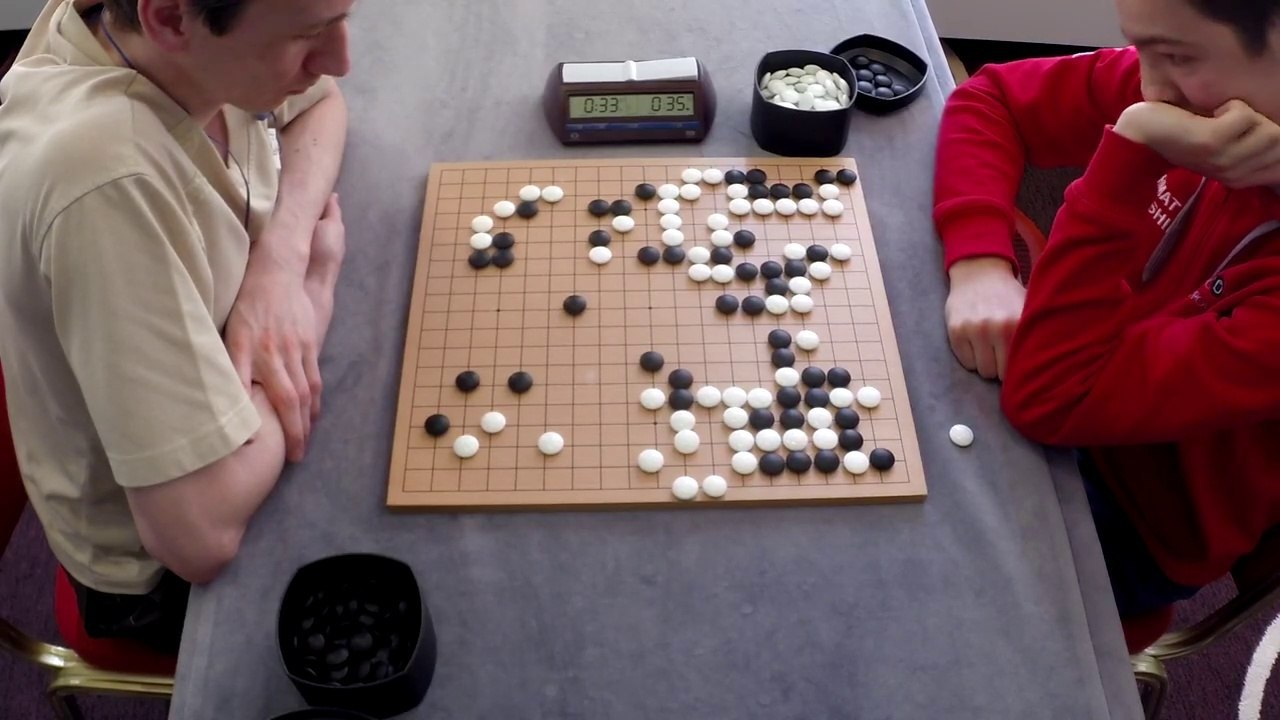
#> input picture tests/images/test/1.jpg, 1280 x 720 px
$ python preprocessing_test.py   (older library calls are emulated)
#> lines starting #> are read from the running program, lines starting #| are printed output that depends on the picture; after the words box and inside, x2 and y2 are one past the last pixel; in counts of white or black regions, pixels touching at a corner belong together
### src/state_recognition/preprocessing.py
import cv2
import numpy as np


def thresholding(image, threshold=None):
    gray = cv2.cvtColor(image, cv2.COLOR_BGR2GRAY)
    if threshold is None:
        return cv2.threshold(gray, 0, 255, cv2.THRESH_OTSU)[1]
    else:
        return cv2.threshold(gray, threshold, 255, cv2.THRESH_BINARY)[1]


def adaptive_thresholding(image, a=31, b=5, c=5):
    gray = cv2.cvtColor(image, cv2.COLOR_BGR2GRAY)
    blur = cv2.GaussianBlur(gray, (c, c), 0)
    return cv2.adaptiveThreshold(blur, 255, cv2.ADAPTIVE_THRESH_MEAN_C, cv2.THRESH_BINARY, a, b)


def padding(image, size=1024, inter=cv2.INTER_AREA):
    old_height, old_width = image.shape[0], image.shape[1]
    if old_height <= old_width:
        new_width = size
        new_height = size * old_height // old_width
        image = cv2.resize(image, (new_width, new_height), interpolation=inter)
        y = size - image.shape[0]
        image = cv2.copyMakeBorder(image, y // 2, y // 2 + y % 2, 0, 0, cv2.BORDER_CONSTANT)
    else:
        new_width = size * old_width // old_height
        new_height = size
        image = cv2.resize(image, (new_width, new_height), interpolation=inter)
        x = size - image.shape[1]
        image = cv2.copyMakeBorder(image, 0, 0, x // 2, x // 2 + x % 2, cv2.BORDER_CONSTANT)
    return image


def remove_shadows(image):
    rgb_planes = cv2.split(image)
    result_norm_planes = []
    for plane in rgb_planes:
        dilated_img = cv2.dilate(plane, np.ones((7, 7), np.uint8))
        bg_img = cv2.medianBlur(dilated_img, 21)
        diff_img = 255 - cv2.absdiff(plane, bg_img)
        norm_img = cv2.normalize(diff_img, None, alpha=0, beta=255, norm_type=cv2.NORM_MINMAX, dtype=cv2.CV_8UC1)
        result_norm_planes.append(norm_img)
    result_norm = cv2.merge(result_norm_planes)
    return result_norm


def rotate(image, angle=45, crop=False, need_matrix=False):
    height, width = image.shape[0], image.shape[1]
    new_height, new_width = height, width
    matrix = cv2.getRotationMatrix2D((width / 2, height / 2), angle, 1.0)
    if not crop:
        cos = np.abs(matrix[0][0])
        sin = np.abs(matrix[0][1])
        new_width = int(height * sin + width * cos)
        new_height = int(height * cos + width * sin)
        matrix[0][2] += (new_width / 2) - width / 2
        matrix[1][2] += (new_height / 2) - height / 2
    if need_matrix:
        return cv2.warpAffine(image, matrix, (new_width, new_height)), matrix
    return cv2.warpAffine(image, matrix, (new_width, new_height))


def shift(image, dx, dy):
    matrix = np.float32([[1, 0, dx], [0, 1, dy]])
    return cv2.warpAffine(image, matrix, (image.shape[1], image.shape[0]))


def canny(image, a=None, b=None, c=5, sigma=0.5):
    gray = cv2.cvtColor(image, cv2.COLOR_BGR2GRAY)
    blur = cv2.GaussianBlur(gray, (c, c), 0)
    if a is None or b is None:
        thresh, _ = cv2.threshold(blur, 0, 255, cv2.THRESH_OTSU)
        a, b = (1 - sigma) * thresh, (1 + sigma) * thresh
    return cv2.Canny(blur, a, b)


def normalize_minmax(image):
    return cv2.normalize(image, None, alpha=0, beta=1, norm_type=cv2.NORM_MINMAX, dtype=cv2.CV_32F)

### tests/preprocessing_test.py
import src.state_recognition.preprocessing as preprocess
import cv2


def preprocess_image(image_path='images/test/1.jpg', save_path='images/result_preprocessing/'):
#> called with image_path = 'images/test/1.jpg', save_path = 'images/result_preprocessing/'
    image = cv2.imread(image_path)
#> image is the input picture: shape (720, 1280, 3); mean B, G, R 95.4, 92.8, 117.6

    cv2.imwrite(save_path + "6.rotate" + '.jpg', preprocess.rotate(image))

    image = preprocess.padding(image, 1024)

    cv2.imwrite(save_path + "1.thresholding" + '.jpg', preprocess.thresholding(image, 125))
#> in thresholding, `return cv2.threshold(gray, threshold, 255, cv2.THRESH_BINARY)[1]`:
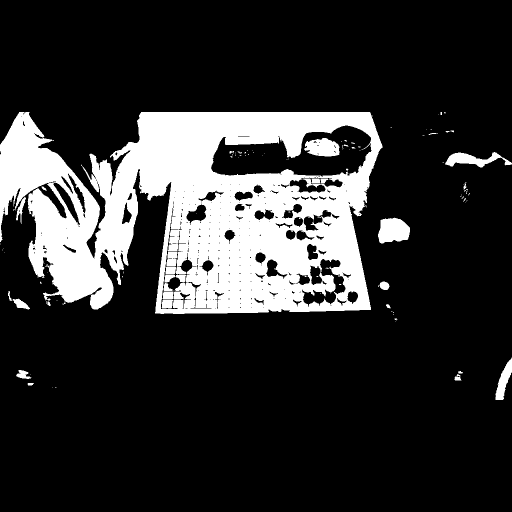
#> returned value: shape (1024, 1024) (shown at 1/2 size); 19.2% white; 121 white regions (91 under 20 px), largest, box (x1, y1, x2, y2) and area: (0, 224, 766, 628) 188504, (756, 435, 820, 487) 2552, (608, 276, 680, 313) 1948

    cv2.imwrite(save_path + "2.adaptive_thresholding" + '.jpg', preprocess.adaptive_thresholding(image))
#> in adaptive_thresholding, `return cv2.adaptiveThreshold(blur, 255, cv2.ADAPTIVE_THRESH_MEAN_C, cv..`:
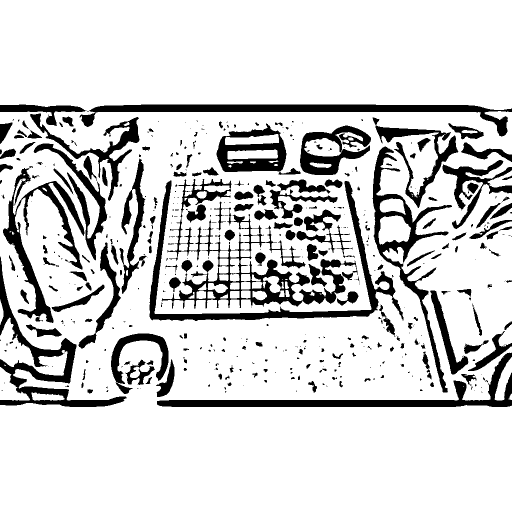
#> returned value: shape (1024, 1024) (shown at 1/2 size); 83.1% white; 487 black regions (281 under 20 px), largest, box (x1, y1, x2, y2) and area: (323, 358, 716, 617) 17329, (159, 209, 1024, 273) 13141, (299, 361, 808, 642) 13008

    cv2.imwrite(save_path + "3.canny" + '.jpg', preprocess.canny(image))
#> in canny, `thresh, _ = cv2.threshold(blur, 0, 255, cv2.THRESH_OTSU)`: thresh = 69
#> in canny, `a, b = (1 - sigma) * thresh, (1 + sigma) * thresh`: a = 34.5; b = 103.5
#> in canny, `return cv2.Canny(blur, a, b)`: returned value: shape (1024, 1024); 3.4% white in thin lines or dots, all inside (x1, y1, x2, y2) = (0, 223, 1024, 801)

    cv2.imwrite(save_path + "5.padding" + '.jpg', preprocess.padding(image, 512))
#> call 2 of padding, with size = 512, inter = 3
#> in padding (call 2), `image = cv2.resize(image, (new_width, new_height), interpolation=inter)`:
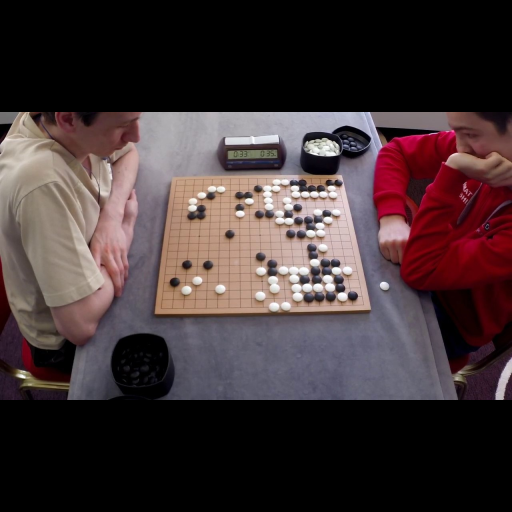
#> image: shape (512, 512, 3); mean of channels 0, 1, 2 53.7, 52.3, 66.2; drawn as B, G, R

    cv2.imwrite(save_path + "4.shadows" + '.jpg', preprocess.remove_shadows(image))
#> the loop in remove_shadows, `for plane in rgb_planes:` made 3 passes
#> pass 1, in remove_shadows, `bg_img = cv2.medianBlur(dilated_img, 21)`:
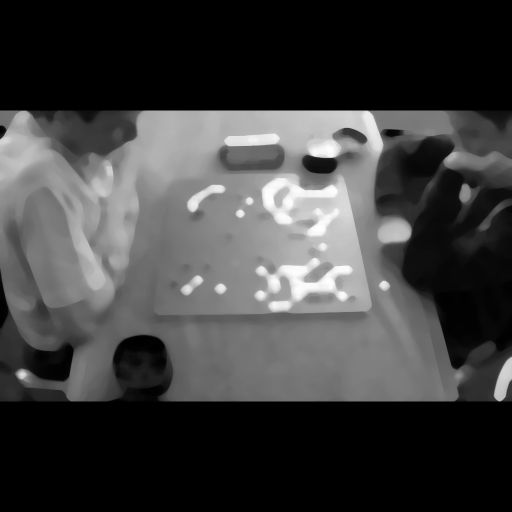
#> bg_img: shape (1024, 1024) (shown at 1/2 size); min 0, max 255, mean 62.8
#> after the loop in remove_shadows, `for plane in rgb_planes:`:
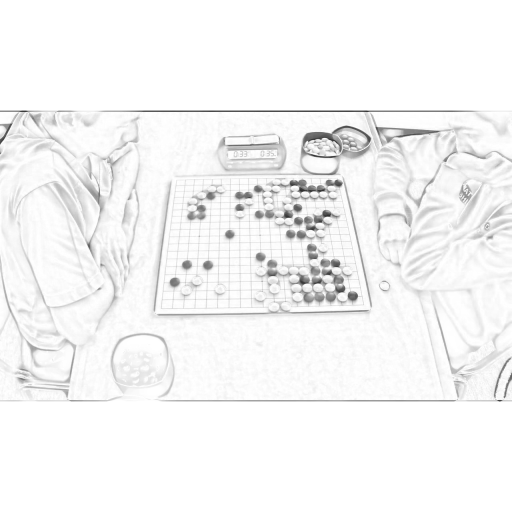
#> diff_img: shape (1024, 1024) (shown at 1/2 size); min 33, max 255, mean 245.3
#> after the loop in remove_shadows, `for plane in rgb_planes:`:
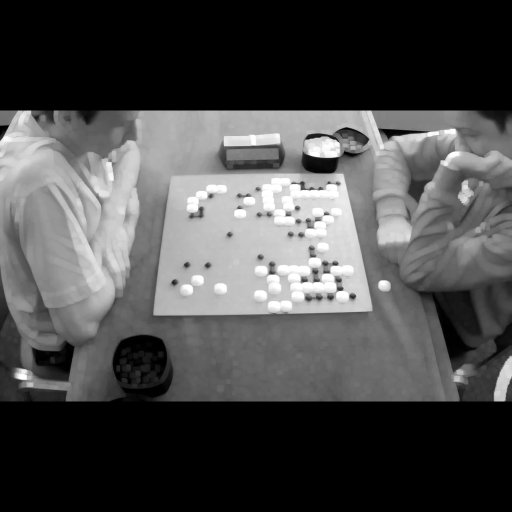
#> dilated_img: shape (1024, 1024) (shown at 1/2 size); min 0, max 255, mean 75.2
#> after the loop in remove_shadows, `for plane in rgb_planes:`: result_norm_planes = 3 items

    cv2.imwrite(save_path + "7.shift" + '.jpg', preprocess.shift(image, -250, 250))
#> in shift, `return cv2.warpAffine(image, matrix, (image.shape[1], image.shape[0]))`:
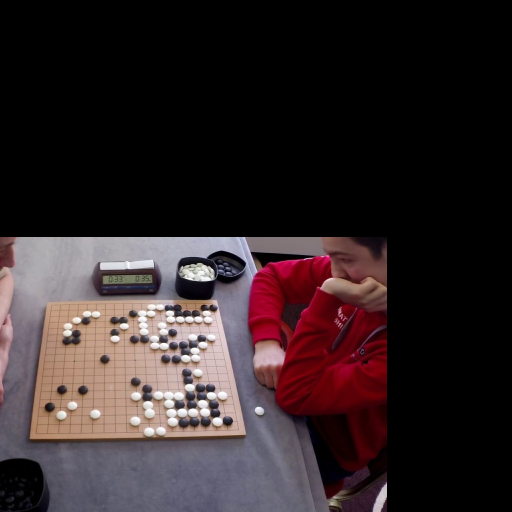
#> returned value: shape (1024, 1024, 3) (shown at 1/2 size); mean of channels 0, 1, 2 39.2, 37.4, 48.7; drawn as B, G, R


if __name__ == '__main__':
    preprocess_image()
